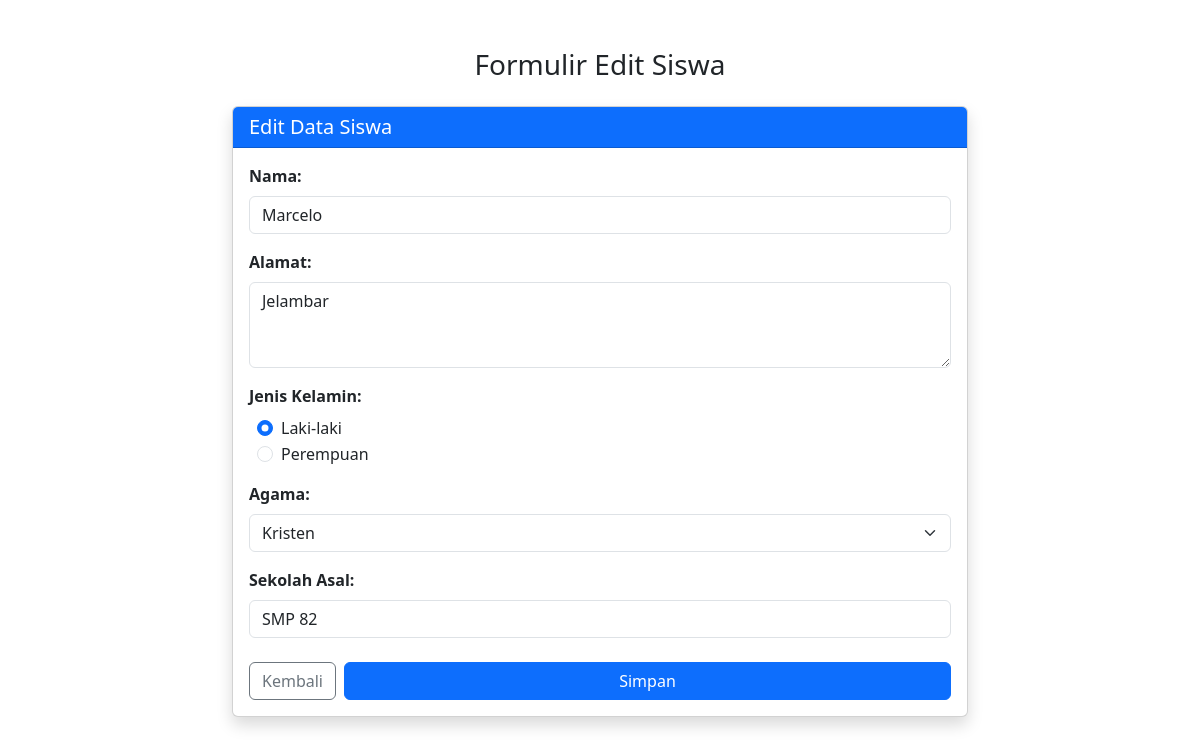
Page /form-edit.php?id=3 on the committed database.
### tables this page shows
CREATE TABLE `calon_siswa` (
  `id` int(11) NOT NULL,
  `nama` varchar(20) NOT NULL,
  `alamat` text NOT NULL,
  `jenis_kelamin` varchar(20) NOT NULL,
  `agama` varchar(50) NOT NULL,
  `sekolah_asal` varchar(100) NOT NULL
);

### form-edit.php (the view, shortened to what this page needs)
<?php
include("config.php");
$id = $_GET['id'];
$sql = "SELECT * FROM calon_siswa WHERE id=$id";
$query = mysqli_query($db, $sql);
$siswa = mysqli_fetch_assoc($query);
?>
<!DOCTYPE html>
<html>
<head>
    <link href="https://cdn.jsdelivr.net/npm/bootstrap@5.3.0-alpha1/dist/css/bootstrap.min.css" rel="stylesheet">
</head>
<body>
    <div class="container mt-5">
        <header class="mb-4">
            <h3 class="text-center">Formulir Edit Siswa</h3>
        </header>
        <div class="row justify-content-center">
            <div class="col-md-8">
                <div class="card shadow">
                    <div class="card-header bg-primary text-white">
                        <h5 class="card-title mb-0">Edit Data Siswa</h5>
                    </div>
                    <div class="card-body">
                        <form action="proses-edit.php" method="POST">
                            <div class="mb-3">
                                <label for="nama" class="form-label fw-bold">Nama: </label>
                                <input type="text" class="form-control" name="nama" placeholder="nama lengkap" value="<?php echo $siswa['nama'] ?>" />
                            </div>
                            <div class="mb-3">
                                <label for="alamat" class="form-label fw-bold">Alamat: </label>
                                <textarea class="form-control" name="alamat" rows="3"><?php echo $siswa['alamat'] ?></textarea>
                            </div>
                            <div class="mb-3">
                                <label class="form-label fw-bold">Jenis Kelamin: </label>
                                <?php $jk = $siswa['jenis_kelamin']; ?>
                                <div class="form-check ms-2">
                                    <input class="form-check-input" type="radio" name="jenis_kelamin" value="laki-laki" id="laki" <?php echo ($jk == 'laki-laki') ? "checked" : "" ?>>
                                    <label class="form-check-label" for="laki">Laki-laki</label>
                                </div>
                                <div class="form-check ms-2">
                                    <input class="form-check-input" type="radio" name="jenis_kelamin" value="perempuan" id="perempuan" <?php echo ($jk == 'perempuan') ? "checked" : "" ?>>
                                    <label class="form-check-label" for="perempuan">Perempuan</label>
                                </div>
                            </div>
                            <div class="mb-3">
                                <label for="agama" class="form-label fw-bold">Agama: </label>
                                <?php $agama = $siswa['agama']; ?>
                                <select class="form-select" name="agama">
                                    <option <?php echo ($agama == 'Kristen') ? "selected" : "" ?>>Kristen</option>
                                </select>
                            </div>
                            <div class="mb-3">
                                <label for="sekolah_asal" class="form-label fw-bold">Sekolah Asal: </label>
                                <input type="text" class="form-control" name="sekolah_asal" placeholder="nama sekolah" value="<?php echo $siswa['sekolah_asal'] ?>" />
                            </div>
                            <div class="d-flex gap-2 mt-4">
                                <a href="list-siswa.php" class="btn btn-outline-secondary">Kembali</a>
                                <button type="submit" class="btn btn-primary flex-grow-1" name="simpan">Simpan</button>
                            </div>
                        </form>
                    </div>
                </div>
            </div>
        </div>
    </div>
</body>
</html>

### rows in the picture
calon_siswa: nama "Marcelo", alamat "Jelambar", jenis_kelamin "☑ Laki-laki", jenis_kelamin "☐ Perempuan", agama "Kristen", sekolah_asal "SMP 82"
